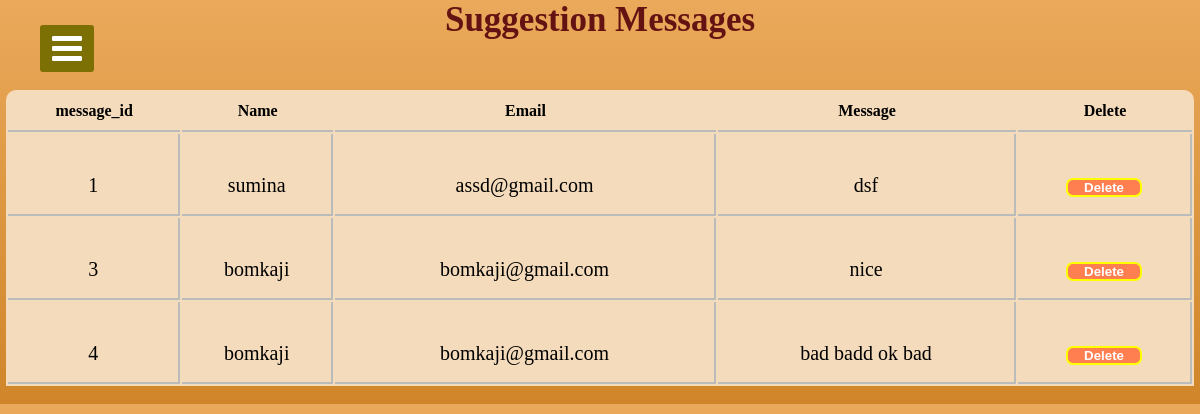
/dashboard/suggestion.php, run on the app's committed database.
### tables this page shows
CREATE TABLE `contact` (
  `name` varchar(40) NOT NULL,
  `email` varchar(20) NOT NULL,
  `message` varchar(200) NOT NULL,
  `messageid` int(11) NOT NULL
);

### dashboard/suggestion.php (the view, shortened to what this page needs)
<?php include("connection.php")?>
<!DOCTYPE html>
<html>
<head>
  <link rel="stylesheet" href="https://cdnjs.cloudflare.com/ajax/libs/font-awesome/4.7.0/css/font-awesome.min.css">
<link rel="stylesheet" href="sidebar.css">
<link rel="stylesheet" href="viewDetail.css">
</head>
<body>
</body>
</html>
<!DOCTYPE html>
<html>
<head>
</head>
<body>
  <label for="check">
<i class="fa fa-bars" id="btn"></i>
  </label>
<div class="sidebar2">
		<h1 class="adminTopic">Suggestion Messages</h1>
<?php
    $sqlget="SELECT * FROM contact";
    $sqldata=mysqli_query($conn,$sqlget) or die('error getting');
    echo "<table>";
    echo "<tr>
      <th>message_id</th>
    <th>Name</th>
    <th>Email</th>
    <th>Message</th>
    <th>Delete</th>
       </tr>";
       while ($row=mysqli_fetch_array($sqldata,MYSQLI_ASSOC))
       {
        echo "<tr><td>";
        echo $row['messageid'];
        echo "</td><td>";
        echo $row['name'];
        echo "</td><td>";
        echo $row['email'];
        echo "</td><td>";
        echo $row['message'];
        echo "</td>";
        ?>
<td>
<button style = "border:2px solid yellow; border-radius:7px; background-color:coral;color:black;" >
  <a href="deleteSuggestion.php?id=<?php echo $row['messageid'];?>">
    Delete
</a>
</button>
</td>
<?php
       }
       echo "</table>";
?>
<br>
</div>
</body>
</html>

### dashboard/sidebar.css (style rules this page uses)
* { margin: 0; padding: 0; list-style: none; text-decoration: none; }
label #btn, label #cancle { position: absolute; cursor: pointer; background-color: rgb(124, 112, 5); color: #fff; border-radius: 3px; }
label #btn { left: 40px; top: 25px; font-size: 35px; color: #fff; padding: 6px 12px; transition: all 0.5s; }

### dashboard/viewdetail.css (style rules this page uses)
body { background-image: linear-gradient( #eaa95b,#d08529); }
.adminTopic { text-align: center; color: rgb(101, 18, 18); font-size: 35px; }
table { width:99%; border-collapse: separate !important; margin:auto; text-align:center; margin-top:50px; background-color: #f4dbbb; border-radius: 10px 10px 0px 0px; }
table th { border-bottom:2px solid rgb(187, 187, 187); padding:10px 0px 10px 0px; font-family: "balsamiq_sansitalic" !important; }
table tr td { border-right: 2px solid rgb(187, 187, 187); height: 58px; padding: 22px 0px 0px 0px; font-family: "monospace;" !important; border-bottom: 2px solid rgb(187, 187, 187); font-size: 20px; }
table tr td a { color: white; border-radius: 5px; padding: 6px; text-decoration: none; margin: 10px; font-weight: 700; }

### data on the page
contact: messageid "1", name "sumina", email "assd@gmail.com", message "dsf"
contact: messageid "3", name "bomkaji", email "bomkaji@gmail.com", message "nice"
contact: messageid "4", name "bomkaji", email "bomkaji@gmail.com", message "bad badd ok bad"
